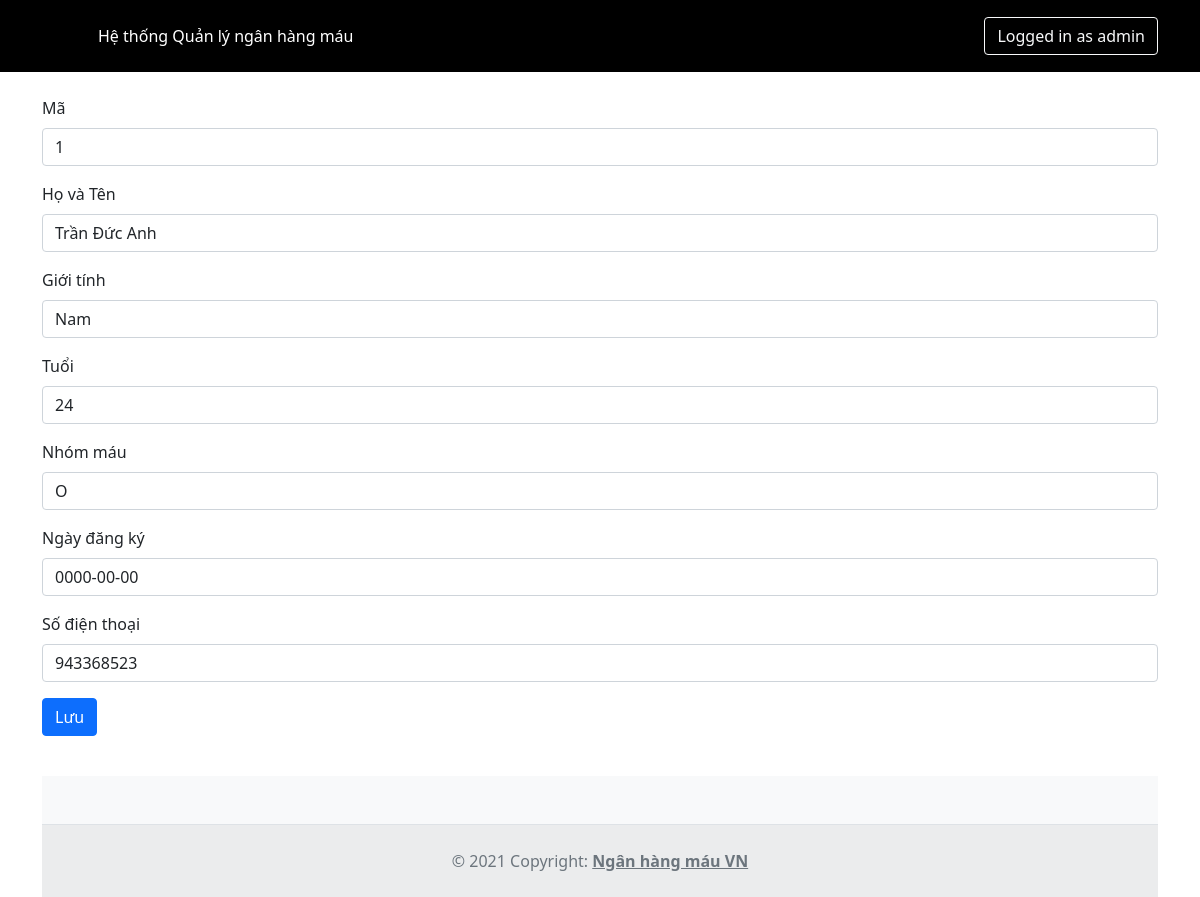
Page /scr/suabd.php?bd_id=1 on the committed database.
### tables this page shows
CREATE TABLE `blood_donor` (
  `bd_id` int(10) NOT NULL,
  `bd_name` varchar(50) NOT NULL,
  `bd_sex` varchar(10) NOT NULL,
  `bd_age` int(10) NOT NULL,
  `bd_bgroup` char(10) NOT NULL,
  `bd_reg_date` date NOT NULL,
  `bd_phno` int(20) DEFAULT NULL
);

### scr/suabd.php (the view, shortened to what this page needs)
    <?php
        include('partials/header.php');
    ?>
    <?php $conn = mysqli_connect('localhost', 'root', '', 'blood_donor');
        if(isset($_GET['bd_id'])) {
            $id = $_GET['bd_id'];
            $sql = "SELECT * from  blood_donor where bd_id = '$id'";
            $result = mysqli_query($conn, $sql);
        }
    ?>
    <div class="container">
        <?php while($row = mysqli_fetch_assoc($result)){?>
        <form class="mt-4" method="POST" action="">
            <div class="mb-3">
                <label for="id" class="form-label">Mã</label>
                <input type="text" name="id" class="form-control" id="id" value="<?php echo $row['bd_id']; ?>">
            </div>
            <div class="mb-3">
                <label for="fullName" class="form-label">Họ và Tên</label>
                <input type="text" name="fullName" class="form-control" id="fullName" value="<?php echo $row['bd_name']; ?>">
            </div>
            <div class="mb-3">
                <label for="sex" class="form-label">Giới tính</label>
                <input type="text" name="sex" class="form-control" id="sex" value="<?php echo $row['bd_sex']; ?>">
            </div>
            <div class="mb-3">
                <label for="age" class="form-label">Tuổi</label>
                <input type="text" name="age" class="form-control" id="age" value="<?php echo $row['bd_age']; ?>">
            </div>
            <div class="mb-3">
                <label for="bgroup" class="form-label">Nhóm máu</label>
                <input type="text" name="bgroup" class="form-control" id="bgroup" value="<?php echo $row['bd_bgroup']; ?>">
            </div>
            <div class="mb-3">
                <label for="date" class="form-label">Ngày đăng ký</label>
                <input type="text" name="date" class="form-control" id="date" value="<?php echo $row['bd_reg_date']; ?>">
            </div>
            <div class="mb-3">
                <label for="sdt" class="form-label">Số điện thoại</label>
                <input type="text" name="sdt" class="form-control" id="sdt" value="<?php echo $row['bd_phno']; ?>">
            <button type="submit" class="btn btn-primary mt-3 mb-4" name="submit">Lưu</button>
        </form>
        <?php } ?>
    </div>
<?php
include('partials/footer.php');
?>

### rows in the picture
blood_donor: id "1", fullName "Trần Đức Anh", sex "Nam", age "24", bgroup "O", date "0000-00-00", sdt "943368523"
